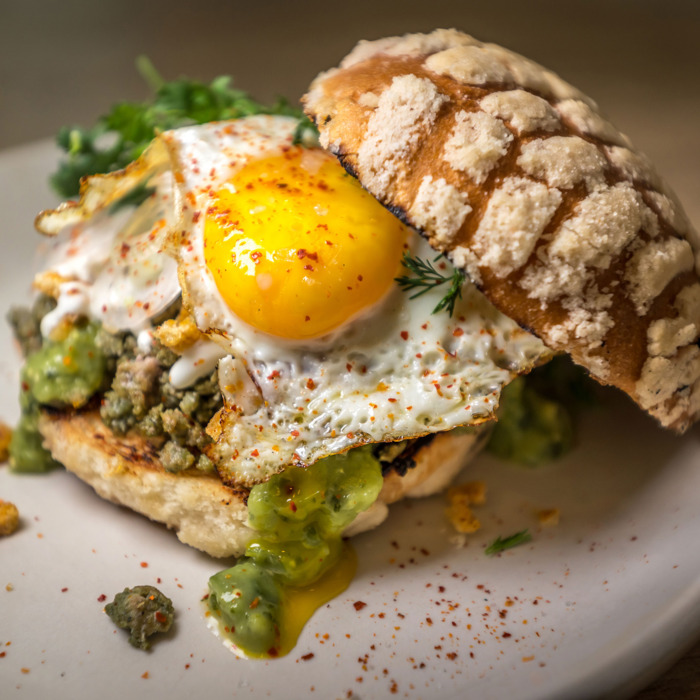
%> input picture food.jpg, 700 x 700 px
$ octave morphology.m   (GNU Octave 9; MATLAB toolbox functions it lacks are replaced by stand-ins)
%> lines starting %> are read from the running program, lines starting %| are printed output that depends on the picture
RGB = imread('food.jpg');
%> RGB is the input picture: size 700x700x3 uint8; mean R, G, B 149, 124.8, 85.1
I = rgb2gray(RGB);
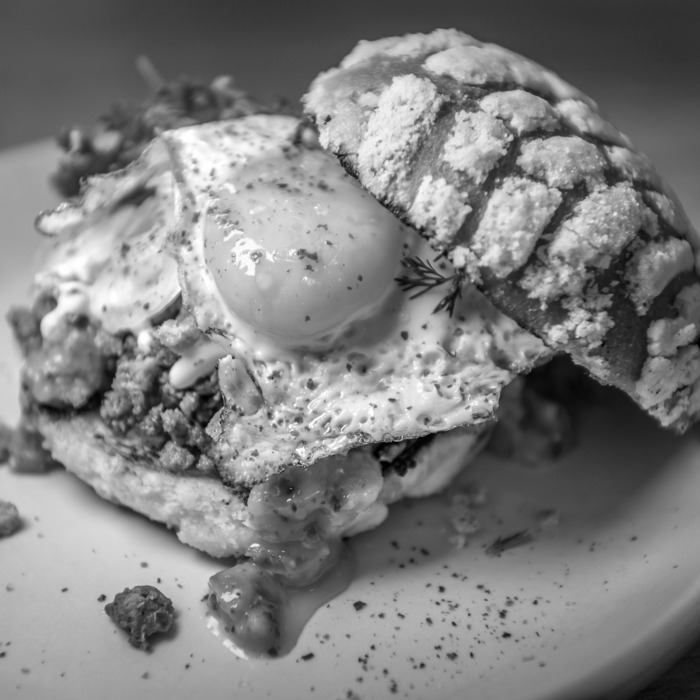
%> I: size 700x700 uint8; min 0, max 255, mean 127.5

%erosion
%square structuring element with a width of 3 pixels.
se1 = strel('square',3);
erodedI = imerode(I,se1);
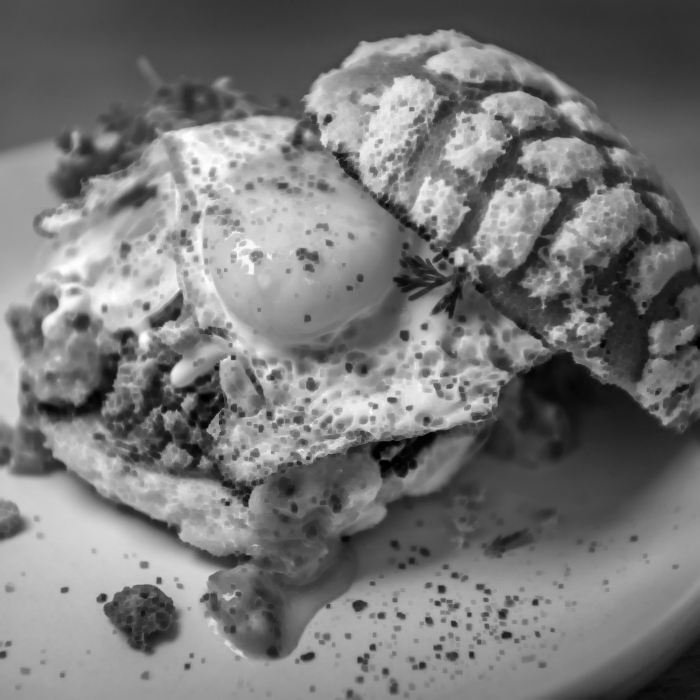
%> erodedI: size 700x700 uint8; min 0, max 255, mean 119.5

%dilation
se2 = strel('square',3);
dilatedI = imdilate(I,se2);
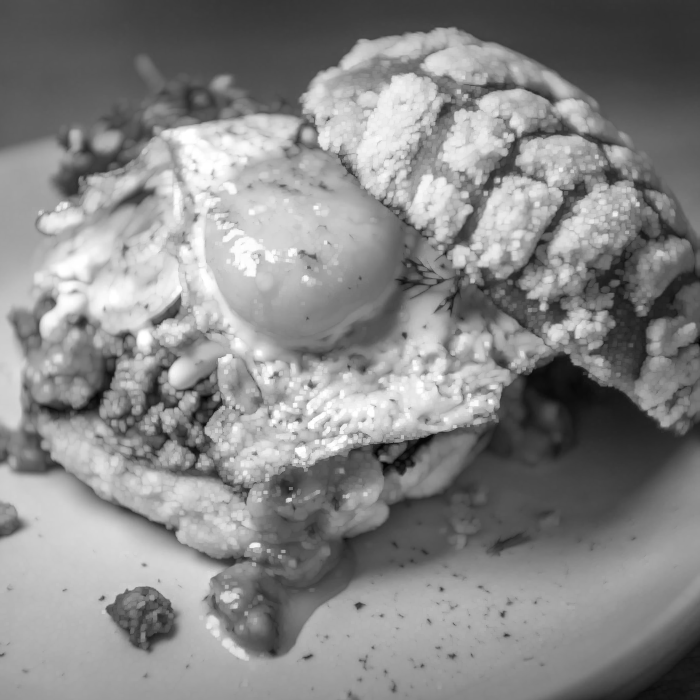
%> dilatedI: size 700x700 uint8; min 1, max 255, mean 135.3

%opening
%disk-shaped structuring element with a radius of 3 pixels.
se3 = strel('disk',3);
Opening = imopen(I,se3);

%closing
se4 = strel('disk',3);
Closing = imclose(I,se4);

%Show picture
subplot(2,2,1)
imshow(erodedI)
title('Erosion')
subplot(2,2,2)
imshow(dilatedI)
title('Dilation')
subplot(2,2,3)
imshow(Opening)
title('Opening')
subplot(2,2,4)
imshow(Closing)
title('Closing')

figure
imshow(I)
title('Original image')

$ run again, with morphology.jpg copied over food.jpg
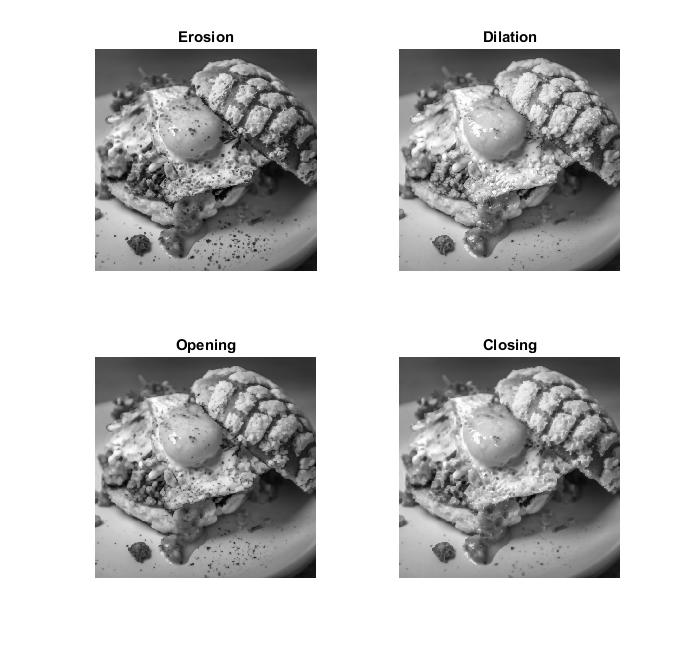
%> input picture morphology.jpg, 691 x 650 px
%> RGB is the input picture: size 650x691x3 uint8; min 0, max 255, mean 198.8
%> `erodedI = imerode(I,se1);`:
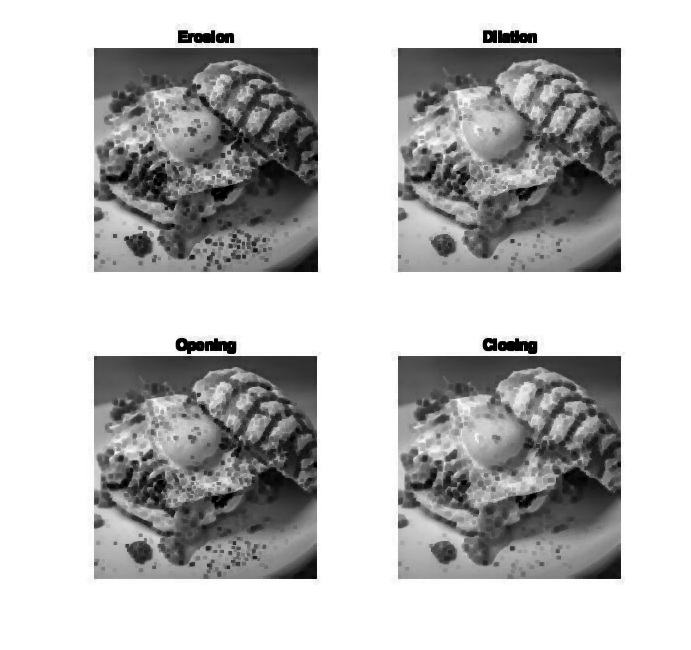
%> erodedI: size 650x691 uint8; min 0, max 255, mean 189.1
%> `Closing = imclose(I,se4);`:
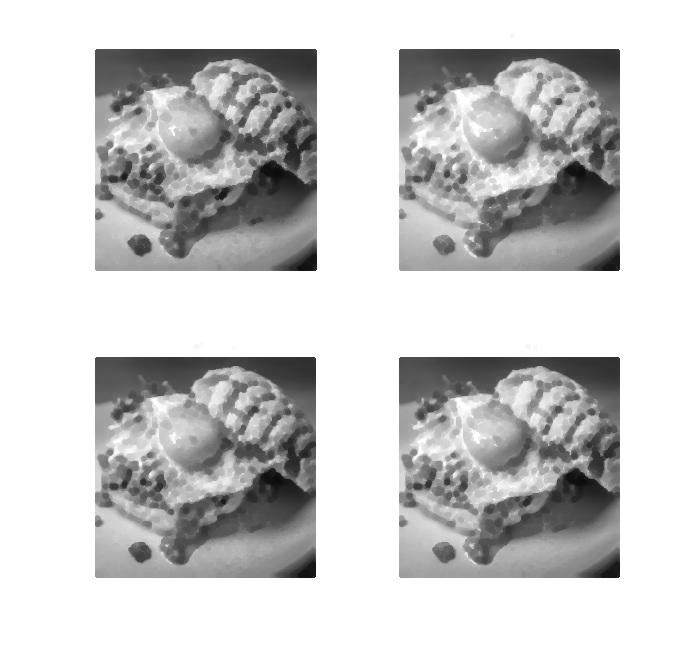
%> Closing: size 650x691 uint8; min 13, max 255, mean 203.1

$ run again, with original image.jpg copied over food.jpg
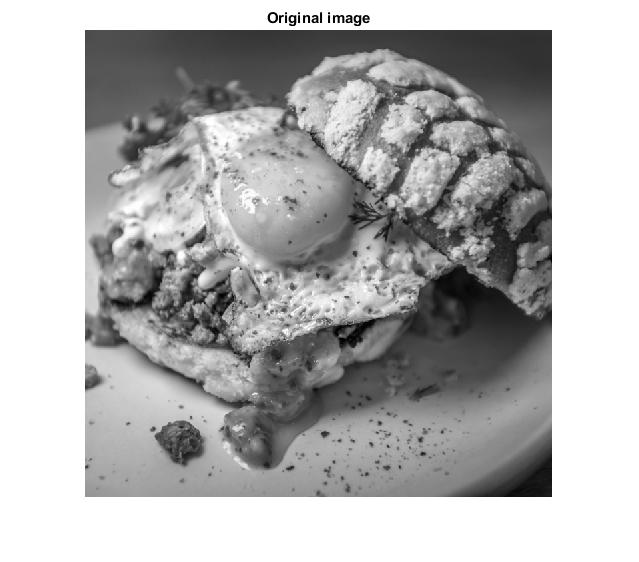
%> input picture original image.jpg, 639 x 562 px
%> RGB is the input picture: size 562x639x3 uint8; min 0, max 255, mean 177.2
%> `erodedI = imerode(I,se1);`:
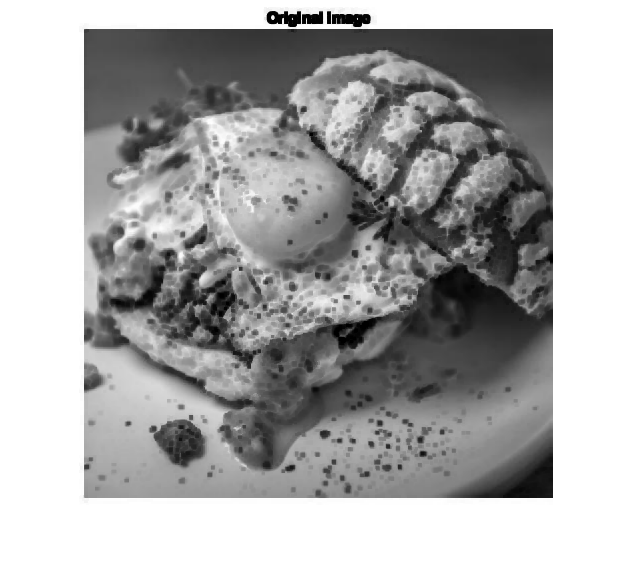
%> erodedI: size 562x639 uint8; min 0, max 255, mean 169.1
%> `Closing = imclose(I,se4);`:
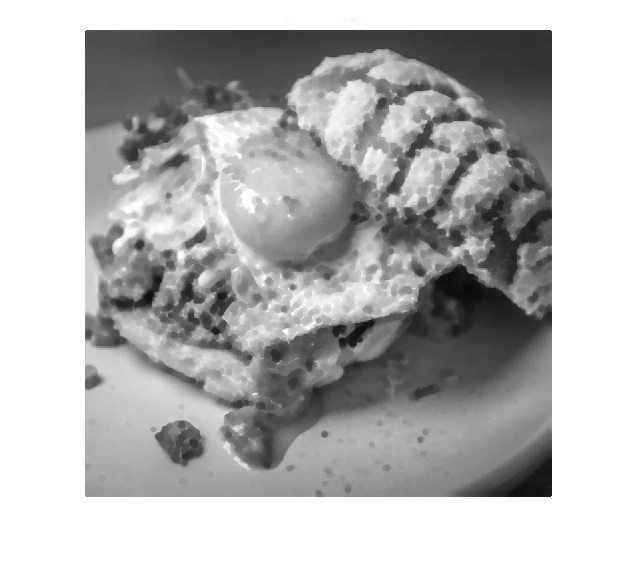
%> Closing: size 562x639 uint8; min 10, max 255, mean 180.5
